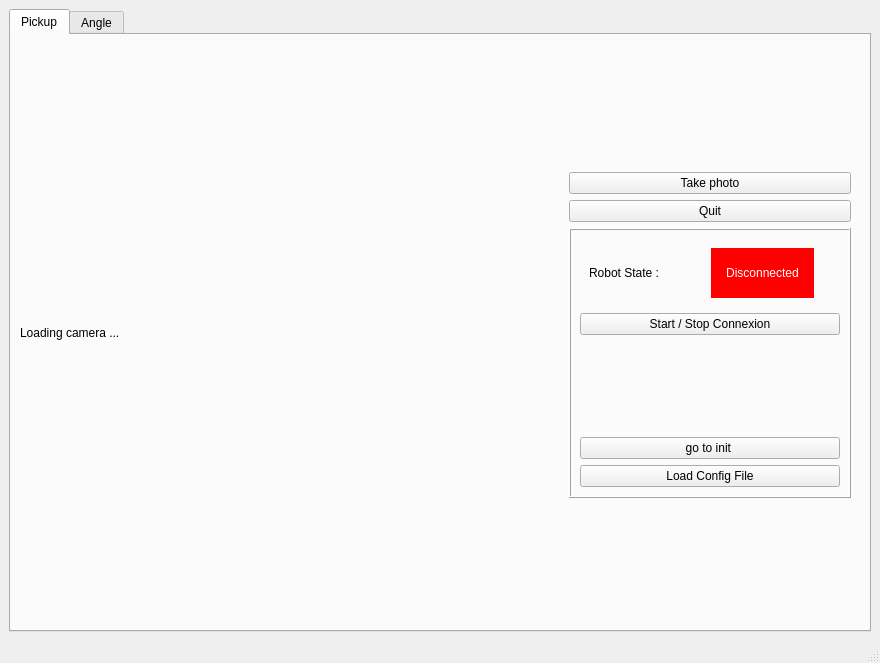
<?xml version="1.0" encoding="UTF-8"?>
<ui version="4.0">
 <class>MainWindow</class>
 <widget class="QMainWindow" name="MainWindow">
  <property name="geometry">
   <rect>
    <x>0</x>
    <y>0</y>
    <width>880</width>
    <height>663</height>
   </rect>
  </property>
  <property name="windowTitle">
   <string>MainWindow</string>
  </property>
  <widget class="QWidget" name="centralwidget">
   <layout class="QVBoxLayout" name="verticalLayout_2">
    <item>
     <widget class="QTabWidget" name="tabWidget">
      <property name="currentIndex">
       <number>0</number>
      </property>
      <widget class="QWidget" name="tab">
       <attribute name="title">
        <string>Pickup</string>
       </attribute>
       <layout class="QHBoxLayout" name="horizontalLayout_2">
        <item>
         <layout class="QHBoxLayout" name="horizontalLayout">
          <item>
           <widget class="QLabel" name="image">
            <property name="minimumSize">
             <size>
              <width>0</width>
              <height>0</height>
             </size>
            </property>
            <property name="maximumSize">
             <size>
              <width>16777215</width>
              <height>16777215</height>
             </size>
            </property>
            <property name="lineWidth">
             <number>0</number>
            </property>
            <property name="text">
             <string>Loading camera ...</string>
            </property>
            <property name="scaledContents">
             <bool>false</bool>
            </property>
           </widget>
          </item>
          <item>
           <widget class="QFrame" name="frame">
            <property name="maximumSize">
             <size>
              <width>300</width>
              <height>350</height>
             </size>
            </property>
            <property name="frameShape">
             <enum>QFrame::NoFrame</enum>
            </property>
            <property name="frameShadow">
             <enum>QFrame::Raised</enum>
            </property>
            <property name="lineWidth">
             <number>0</number>
            </property>
            <layout class="QVBoxLayout" name="verticalLayout">
             <item>
              <widget class="QFrame" name="frame_6">
               <property name="frameShape">
                <enum>QFrame::StyledPanel</enum>
               </property>
               <property name="frameShadow">
                <enum>QFrame::Raised</enum>
               </property>
               <widget class="QPushButton" name="pushButton">
                <property name="geometry">
                 <rect>
                  <x>10</x>
                  <y>-10</y>
                  <width>282</width>
                  <height>25</height>
                 </rect>
                </property>
                <property name="text">
                 <string>Camera Connexion</string>
                </property>
                <property name="checkable">
                 <bool>false</bool>
                </property>
                <property name="checked">
                 <bool>false</bool>
                </property>
                <property name="autoRepeat">
                 <bool>false</bool>
                </property>
                <property name="autoExclusive">
                 <bool>false</bool>
                </property>
                <property name="autoDefault">
                 <bool>false</bool>
                </property>
                <property name="default">
                 <bool>false</bool>
                </property>
                <property name="flat">
                 <bool>false</bool>
                </property>
               </widget>
              </widget>
             </item>
             <item>
              <widget class="QPushButton" name="take_image">
               <property name="text">
                <string>Take photo</string>
               </property>
              </widget>
             </item>
             <item>
              <widget class="QPushButton" name="quit_button">
               <property name="text">
                <string>Quit</string>
               </property>
              </widget>
             </item>
             <item>
              <widget class="QFrame" name="frame_4">
               <property name="frameShape">
                <enum>QFrame::Box</enum>
               </property>
               <property name="frameShadow">
                <enum>QFrame::Raised</enum>
               </property>
               <layout class="QVBoxLayout" name="verticalLayout_4">
                <item>
                 <widget class="QFrame" name="frame_5">
                  <property name="frameShape">
                   <enum>QFrame::NoFrame</enum>
                  </property>
                  <property name="frameShadow">
                   <enum>QFrame::Raised</enum>
                  </property>
                  <layout class="QHBoxLayout" name="horizontalLayout_6">
                   <item>
                    <widget class="QLabel" name="label_5">
                     <property name="maximumSize">
                      <size>
                       <width>100</width>
                       <height>50</height>
                      </size>
                     </property>
                     <property name="text">
                      <string>Robot State : </string>
                     </property>
                    </widget>
                   </item>
                   <item alignment="Qt::AlignHCenter">
                    <widget class="QLabel" name="state_connexion_robot">
                     <property name="minimumSize">
                      <size>
                       <width>0</width>
                       <height>50</height>
                      </size>
                     </property>
                     <property name="autoFillBackground">
                      <bool>false</bool>
                     </property>
                     <property name="styleSheet">
                      <string notr="true">background-color: red;
padding :15px;
color:white</string>
                     </property>
                     <property name="text">
                      <string>Disconnected</string>
                     </property>
                     <property name="alignment">
                      <set>Qt::AlignCenter</set>
                     </property>
                    </widget>
                   </item>
                  </layout>
                 </widget>
                </item>
                <item>
                 <widget class="QPushButton" name="start_stop_connexion">
                  <property name="text">
                   <string>Start / Stop Connexion</string>
                  </property>
                 </widget>
                </item>
                <item>
                 <spacer name="verticalSpacer_2">
                  <property name="orientation">
                   <enum>Qt::Vertical</enum>
                  </property>
                  <property name="sizeHint" stdset="0">
                   <size>
                    <width>20</width>
                    <height>40</height>
                   </size>
                  </property>
                 </spacer>
                </item>
                <item>
                 <widget class="QPushButton" name="init">
                  <property name="text">
                   <string>go to init </string>
                  </property>
                 </widget>
                </item>
                <item>
                 <widget class="QPushButton" name="config_button">
                  <property name="text">
                   <string>Load Config File</string>
                  </property>
                 </widget>
                </item>
               </layout>
              </widget>
             </item>
            </layout>
           </widget>
          </item>
         </layout>
        </item>
       </layout>
      </widget>
      <widget class="QWidget" name="tab_2">
       <attribute name="title">
        <string>Angle</string>
       </attribute>
       <layout class="QHBoxLayout" name="horizontalLayout_4">
        <item>
         <layout class="QHBoxLayout" name="horizontalLayout_3">
          <item>
           <widget class="QLabel" name="image_angle">
            <property name="text">
             <string>Loading Image angle ...</string>
            </property>
           </widget>
          </item>
          <item>
           <widget class="QFrame" name="frame_2">
            <property name="maximumSize">
             <size>
              <width>300</width>
              <height>200</height>
             </size>
            </property>
            <property name="frameShape">
             <enum>QFrame::NoFrame</enum>
            </property>
            <property name="frameShadow">
             <enum>QFrame::Raised</enum>
            </property>
            <property name="lineWidth">
             <number>0</number>
            </property>
            <layout class="QVBoxLayout" name="verticalLayout_3">
             <item>
              <widget class="QPushButton" name="take_image_angle">
               <property name="text">
                <string>Take angle image</string>
               </property>
              </widget>
             </item>
             <item>
              <spacer name="verticalSpacer">
               <property name="orientation">
                <enum>Qt::Vertical</enum>
               </property>
               <property name="sizeHint" stdset="0">
                <size>
                 <width>20</width>
                 <height>40</height>
                </size>
               </property>
              </spacer>
             </item>
             <item>
              <widget class="QLabel" name="label">
               <property name="text">
                <string>Angle slider</string>
               </property>
              </widget>
             </item>
             <item>
              <widget class="QFrame" name="frame_3">
               <property name="frameShape">
                <enum>QFrame::NoFrame</enum>
               </property>
               <property name="frameShadow">
                <enum>QFrame::Raised</enum>
               </property>
               <layout class="QHBoxLayout" name="horizontalLayout_5">
                <item alignment="Qt::AlignLeft">
                 <widget class="QLabel" name="label_2">
                  <property name="text">
                   <string>0</string>
                  </property>
                 </widget>
                </item>
                <item alignment="Qt::AlignHCenter">
                 <widget class="QLabel" name="label_4">
                  <property name="text">
                   <string>180</string>
                  </property>
                 </widget>
                </item>
                <item alignment="Qt::AlignRight">
                 <widget class="QLabel" name="label_3">
                  <property name="text">
                   <string>360</string>
                  </property>
                 </widget>
                </item>
               </layout>
              </widget>
             </item>
             <item>
              <widget class="QSlider" name="slider_angle">
               <property name="minimum">
                <number>0</number>
               </property>
               <property name="maximum">
                <number>360</number>
               </property>
               <property name="singleStep">
                <number>1</number>
               </property>
               <property name="sliderPosition">
                <number>180</number>
               </property>
               <property name="orientation">
                <enum>Qt::Horizontal</enum>
               </property>
               <property name="invertedAppearance">
                <bool>false</bool>
               </property>
               <property name="invertedControls">
                <bool>false</bool>
               </property>
               <property name="tickPosition">
                <enum>QSlider::TicksBothSides</enum>
               </property>
               <property name="tickInterval">
                <number>10</number>
               </property>
              </widget>
             </item>
             <item>
              <widget class="QPushButton" name="angle_state">
               <property name="text">
                <string>Validate angle</string>
               </property>
              </widget>
             </item>
             <item>
              <widget class="QPushButton" name="go_to_box">
               <property name="text">
                <string>Go to box</string>
               </property>
              </widget>
             </item>
            </layout>
           </widget>
          </item>
         </layout>
        </item>
       </layout>
      </widget>
     </widget>
    </item>
   </layout>
  </widget>
  <widget class="QMenuBar" name="menubar">
   <property name="geometry">
    <rect>
     <x>0</x>
     <y>0</y>
     <width>880</width>
     <height>22</height>
    </rect>
   </property>
  </widget>
  <widget class="QStatusBar" name="statusbar"/>
 </widget>
 <resources/>
 <connections/>
</ui>
